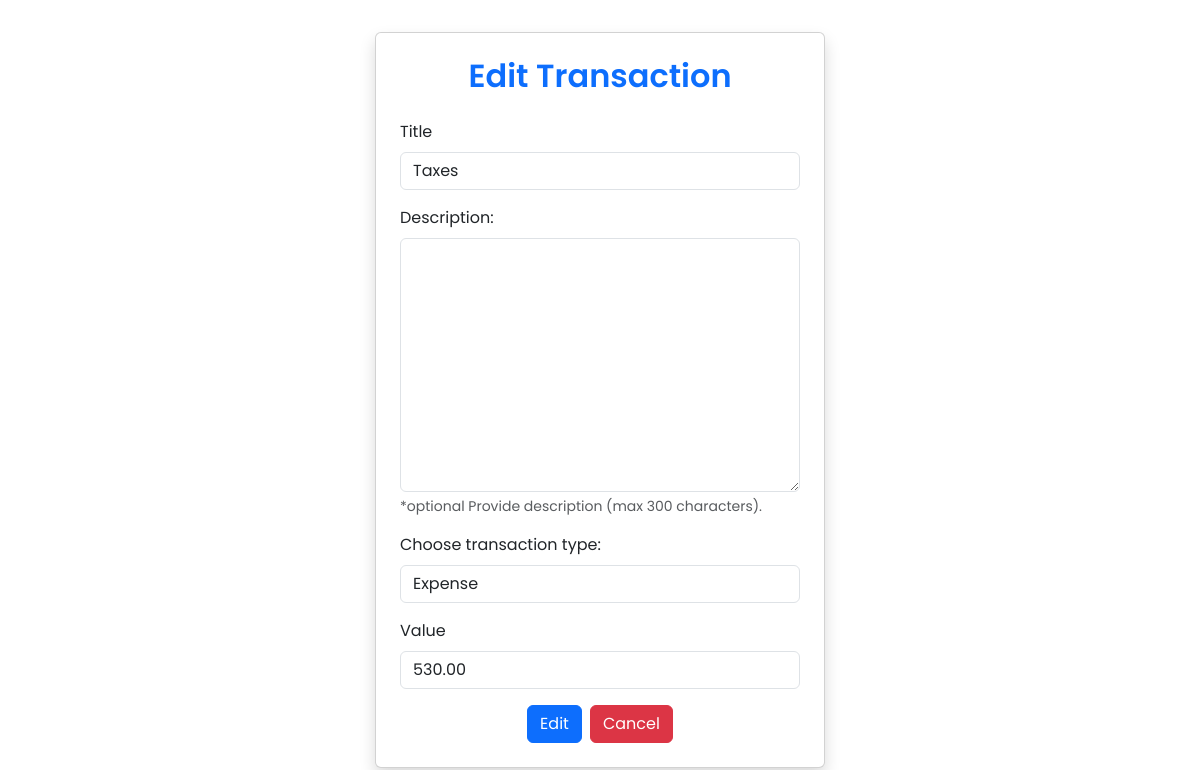
The app's page /app/transactions/edit/8/, older data.
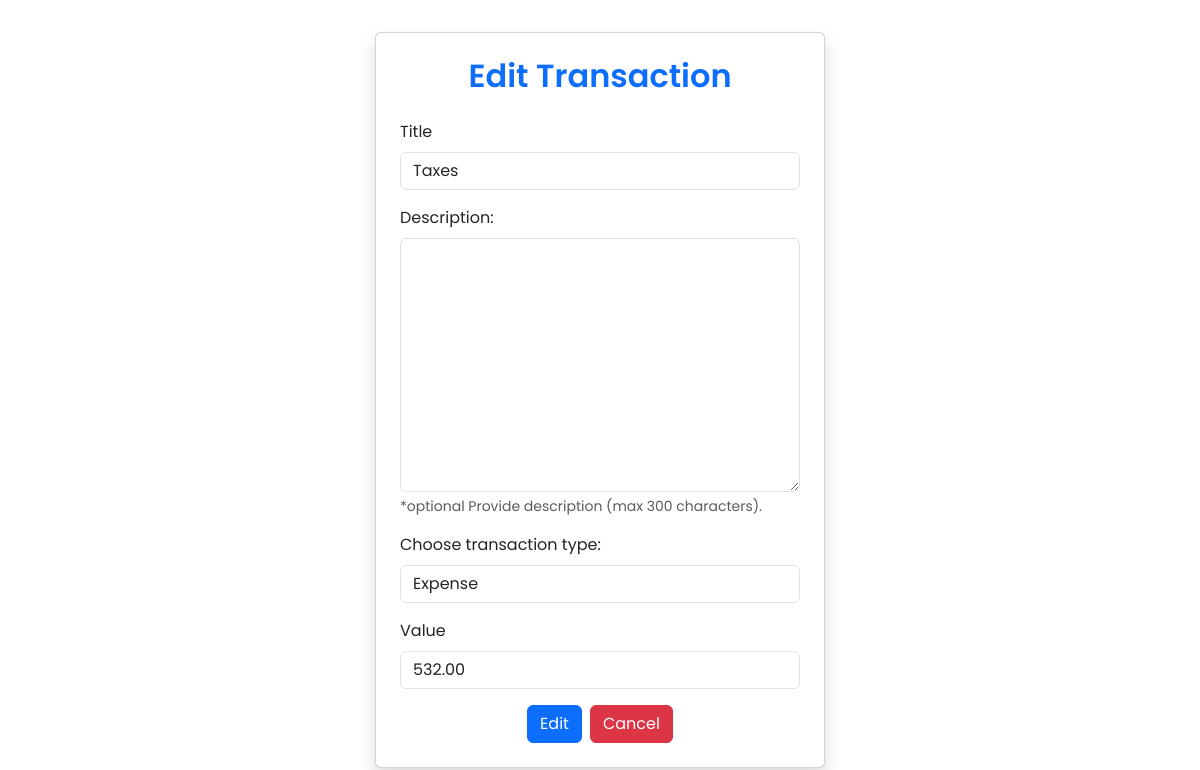
The same page, newer data.
### core/models.py (models this page shows, shortened)
class Transaction(models.Model):
    user = models.ForeignKey(User, on_delete=models.CASCADE, null=True)
    TRANSACTION_TYPES = [
        ('income', 'Income'),
        ('expense', 'Expense'),
        ('saving', 'Saving')
    ]
    type = models.CharField(
        max_length=7,
        choices=TRANSACTION_TYPES,
        default='income'
    )
    value = models.DecimalField(
        max_digits=10,
        decimal_places=2,
        null=True,
        blank=True,
        verbose_name='value'
    )
    date = models.DateField(null=True, blank=True, auto_now_add=True)
    date_time = models.DateTimeField(null=True, blank=True, auto_now_add=True)
    title = models.CharField(null=True, blank=True, max_length=50)
    description = models.TextField(null=True, blank=True, max_length=300)

### core/views.py (the view)
# urls.py: path('app/transactions/edit/<str:pk>/', views.transaction_edit, name='edit_transaction'),
def transaction_edit(request, pk):
    transaction = get_object_or_404(models.Transaction, pk=pk)
    if request.method == 'POST':
        form = forms.TransactionForm(request.POST)
        if form.is_valid():
            transaction.title = form.cleaned_data['title']
            transaction.description = form.cleaned_data['description']
            transaction.type = form.cleaned_data['transaction_type']
            transaction.value = form.cleaned_data['value']
            transaction.save()
            messages.success(request, 'Transaction saved!')
            return redirect('dashboard')
    else:
        form = forms.TransactionForm(initial={
            'title': transaction.title,
            'description': transaction.description,
            'transaction_type': transaction.type,
            'value': transaction.value,
        })
    return render(request, 'app/transaction_edit.html', {'form': form, 'transaction': transaction})

### core/forms.py
class TransactionForm(forms.Form):
    title = forms.CharField(max_length=50, required=False)
    description = forms.CharField(
        label="Description: ",
        widget=forms.Textarea,
        max_length=300,
        required=False,
        help_text="*optional Provide description (max 300 characters)."
    )
    transaction_type = forms.ChoiceField(choices=models.Transaction.TRANSACTION_TYPES, label="Choose transaction type: ", required=True)
    value = forms.FloatField(required=True, validators=[
            MinValueValidator(0, message="Transaction can\'t be less than 0!"),
        ])

### core/templates/app/transaction_edit.html (shortened to what this page needs)
{% load static %}
{% load widget_tweaks %}
<!DOCTYPE html>
<html lang="en">
<head>
    <link
        href="https://cdn.jsdelivr.net/npm/bootstrap@5.3.2/dist/css/bootstrap.min.css"
        rel="stylesheet"
    />
    <link rel="stylesheet" href="{% static 'styles/fonts.css' %}">
</head>
<body>
    <div class="container d-flex justify-content-center align-items-center min-vh-100">
        <div class="card shadow p-4 rounded" style="width: 100%; max-width: 450px;">
            <h3 class="text-center mb-4 text-primary fw-semibold fs-2 user-select-none">Edit Transaction</h3>
            <form class="d-flex flex-column justify-content-center" method="post">
                {% for field in form %}
                    <div class="mb-3">
                        <label for="{{ field.id_for_label }}" class="form-label">{{ field.label }}</label>
                        {{ field|add_class:"form-control" }}
                        {% if field.help_text %}
                            <div class="form-text text-muted">{{ field.help_text }}</div>
                        {% endif %}
                    </div>
                {% endfor %}
                <div class="d-flex gap-2 justify-content-center">
                    <button class="btn btn-primary" type="submit">Edit</button>
                    <a href="{% url 'dashboard' %}" class="btn btn-danger">Cancel</a>
                </div>
            </form>
        </div>
    </div>
</body>
</html>

Row changes from the older to the newer data that the page shows:
changed Transaction "Taxes": value "530.00" → "532.00"
